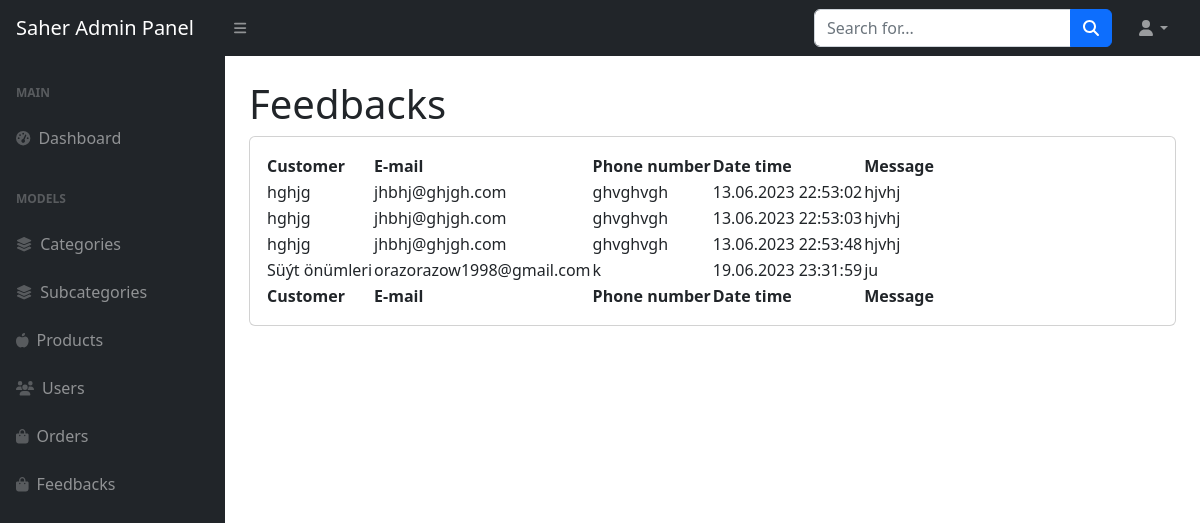
Before: /adminpanel/feedbacks/ (signed in) with the older database file.
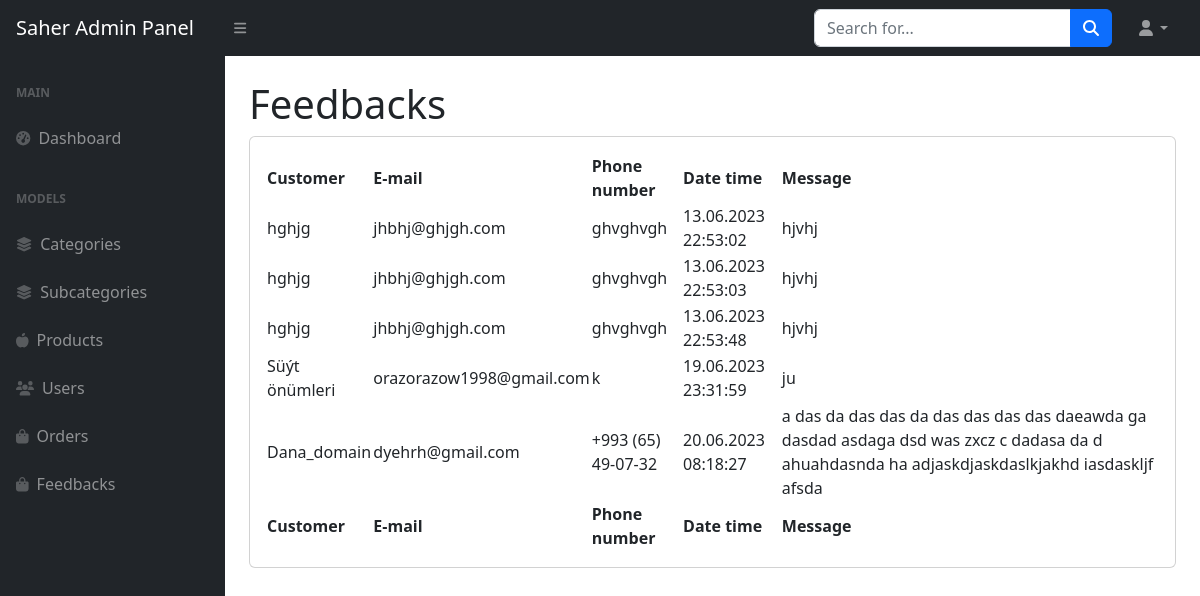
After: the same page with the newer database file.
### feedbacks/models.py (models this page shows, shortened)
class Feedback(models.Model):
    name = models.CharField(max_length=100)
    email = models.EmailField()
    phone = models.CharField(max_length=20)
    message = models.TextField()
    created_at = models.DateTimeField(auto_now_add=True)
    updated_at = models.DateTimeField(auto_now=True)

### adminpanel/views.py (the view)
# urls.py: path('feedbacks/', views.feedbacks, name='admin.feedbacks'),
@login_required(login_url='admin.login')
def feedbacks(request):
    feedbacks = Feedback.objects.all()
    context = {
        'feedbacks':feedbacks
    }
    return render(request, 'adminpanel/feedbacks.html', context)

### Saher_app/context_processors.py (called while the page is built)
def include_categories(request):
    categories = Category.objects.all()
    subcategories = Subcategory.objects.all()
    if request.user.is_authenticated:
        shopping_cart, created =  Cart.objects.get_or_create(user = request.user, status = False)
    else:
        shopping_cart = None
    return {
        'categories': categories,
        'subcategories': subcategories,
        'shopping_cart': shopping_cart,
    }

### adminpanel/templates/adminpanel/feedbacks.html
{% extends 'adminpanel/main.html' %}
{% block main %}
<main>
    <div class="container-fluid px-4">
        <h1 class="mt-4">Feedbacks</h1>
        <div class="card mb-4">
            <div class="card-body">
                <table id="datatablesSimple">
                    <thead>
                        <tr>
                            <th>Customer</th>
                            <th>E-mail</th>
                            <th>Phone number</th>
                            <th>Date time</th>
                            <th>Message</th>
                        </tr>
                    </thead>
                    <tfoot>
                        <tr>
                            <th>Customer</th>
                            <th>E-mail</th>
                            <th>Phone number</th>
                            <th>Date time</th>
                            <th>Message</th>
                        </tr>
                    </tfoot>
                    <tbody>
                        {% for feedback in feedbacks %}
                        <tr>
                            <td>{{feedback.name}}</td>
                            <td>{{feedback.email}}</td>
                            <td>{{feedback.phone}}</td>
                            <td>{{feedback.updated_at|date:"d.m.Y H:i:s"}}</td>
                            <td>{{feedback.message}}</td>
                        </tr>
                        {% endfor %}
                    </tbody>
                </table>
            </div>
        </div>
    </div>
</main>
{% endblock main %}

Changed rows visible on the page:
added Feedback: name "Dana_domain", email "dyehrh@gmail.com", phone "+993 (65) 49-07-32", updated_at "20.06.2023 08:18:27", message "a das da das das da das das das das daeawda ga dasdad asdaga dsd was zxcz c dadasa da d ahuahdasnda ha adjaskdjaskdaslkjakhd iasdaskljf afsda"
